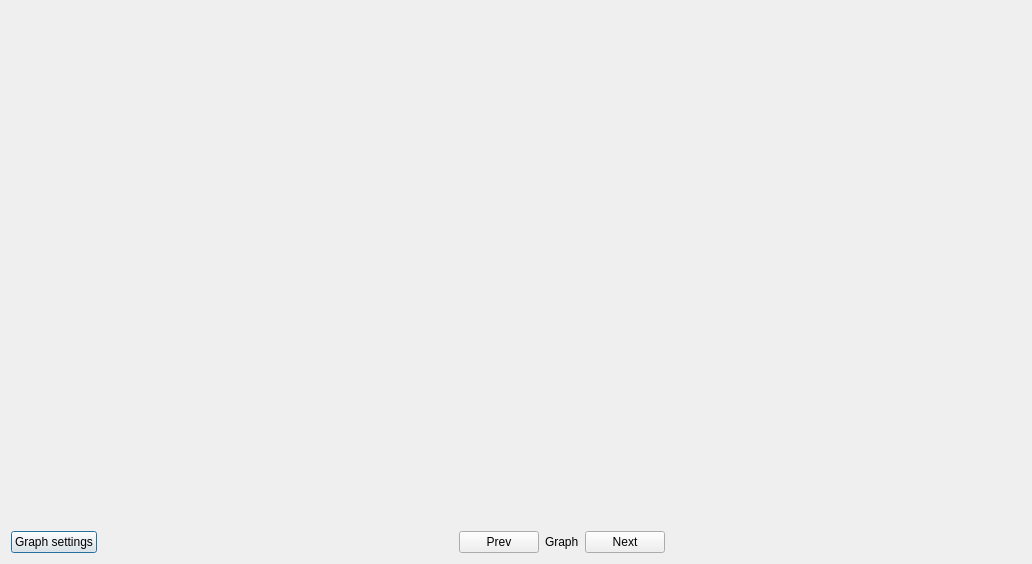
<?xml version="1.0" encoding="UTF-8"?>
<ui version="4.0">
 <class>StatsDialog</class>
 <widget class="QDialog" name="StatsDialog">
  <property name="geometry">
   <rect>
    <x>0</x>
    <y>0</y>
    <width>1032</width>
    <height>564</height>
   </rect>
  </property>
  <property name="windowTitle">
   <string>Form</string>
  </property>
  <layout class="QVBoxLayout" name="verticalLayout">
   <item>
    <widget class="QStackedWidget" name="graphStackedWidget">
     <widget class="ScoreGraph" name="scorePage"/>
     <widget class="ResultsBarGraph" name="resultBarPage"/>
     <widget class="RelativeResultGraph" name="relativeResultPage"/>
    </widget>
   </item>
   <item>
    <layout class="QHBoxLayout" name="horizontalLayout">
     <item>
      <widget class="QPushButton" name="graphSettings">
       <property name="text">
        <string>Graph settings</string>
       </property>
      </widget>
     </item>
     <item>
      <spacer name="horizontalSpacer">
       <property name="orientation">
        <enum>Qt::Horizontal</enum>
       </property>
       <property name="sizeHint" stdset="0">
        <size>
         <width>40</width>
         <height>20</height>
        </size>
       </property>
      </spacer>
     </item>
     <item>
      <widget class="QPushButton" name="prevGraphButton">
       <property name="text">
        <string>Prev</string>
       </property>
      </widget>
     </item>
     <item>
      <widget class="QLabel" name="graphLabel">
       <property name="text">
        <string>Graph</string>
       </property>
      </widget>
     </item>
     <item>
      <widget class="QPushButton" name="nextGraphButton">
       <property name="text">
        <string>Next</string>
       </property>
      </widget>
     </item>
     <item>
      <spacer name="horizontalSpacer_2">
       <property name="orientation">
        <enum>Qt::Horizontal</enum>
       </property>
       <property name="sizeHint" stdset="0">
        <size>
         <width>40</width>
         <height>20</height>
        </size>
       </property>
      </spacer>
     </item>
    </layout>
   </item>
  </layout>
 </widget>
 <customwidgets>
  <customwidget>
   <class>ScoreGraph</class>
   <extends>QWidget</extends>
   <header>ScoreGraph.hpp</header>
   <container>1</container>
  </customwidget>
  <customwidget>
   <class>ResultsBarGraph</class>
   <extends>QWidget</extends>
   <header>ResultsBarGraph.hpp</header>
   <container>1</container>
  </customwidget>
  <customwidget>
   <class>RelativeResultGraph</class>
   <extends>QWidget</extends>
   <header>RelativeResultGraph.hpp</header>
   <container>1</container>
  </customwidget>
 </customwidgets>
 <resources/>
 <connections/>
</ui>
